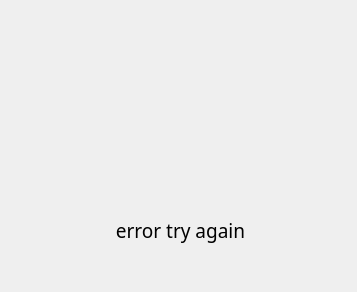
<?xml version="1.0" encoding="UTF-8"?>
<ui version="4.0">
 <class>Dialog</class>
 <widget class="QDialog" name="Dialog">
  <property name="geometry">
   <rect>
    <x>0</x>
    <y>0</y>
    <width>357</width>
    <height>292</height>
   </rect>
  </property>
  <property name="windowTitle">
   <string>Dialog</string>
  </property>
  <widget class="QLabel" name="label">
   <property name="geometry">
    <rect>
     <x>-10</x>
     <y>0</y>
     <width>361</width>
     <height>241</height>
    </rect>
   </property>
   <property name="styleSheet">
    <string notr="true">image: url(:/gg/error.png);</string>
   </property>
   <property name="text">
    <string/>
   </property>
  </widget>
  <widget class="QLabel" name="label_2">
   <property name="geometry">
    <rect>
     <x>10</x>
     <y>210</y>
     <width>341</width>
     <height>41</height>
    </rect>
   </property>
   <property name="font">
    <font>
     <family>Segoe MDL2 Assets</family>
     <pointsize>14</pointsize>
    </font>
   </property>
   <property name="text">
    <string>error try again</string>
   </property>
   <property name="alignment">
    <set>Qt::AlignCenter</set>
   </property>
  </widget>
 </widget>
 <resources>
  <include location="img/error.qrc"/>
 </resources>
 <connections/>
</ui>
